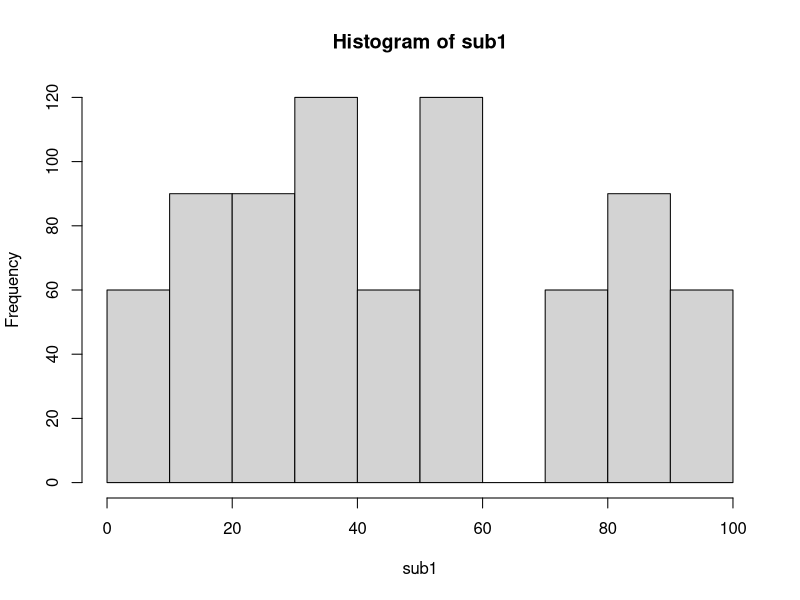
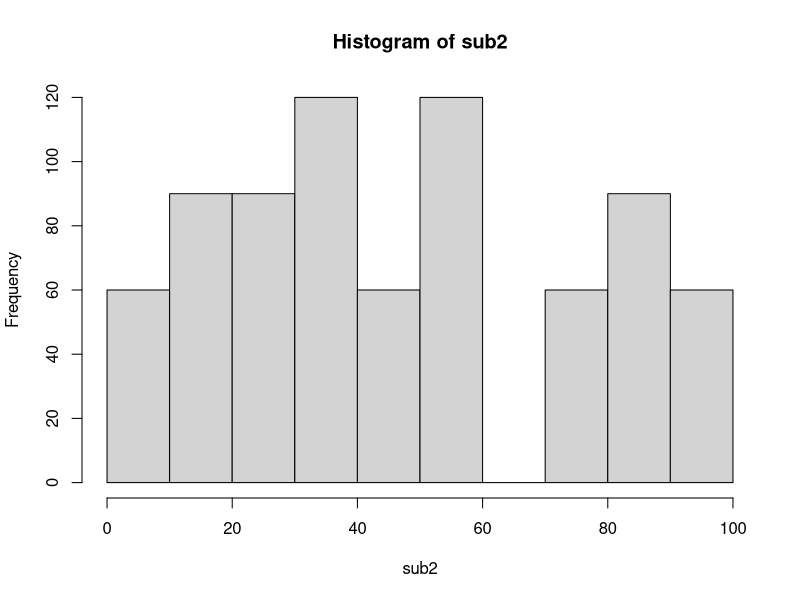
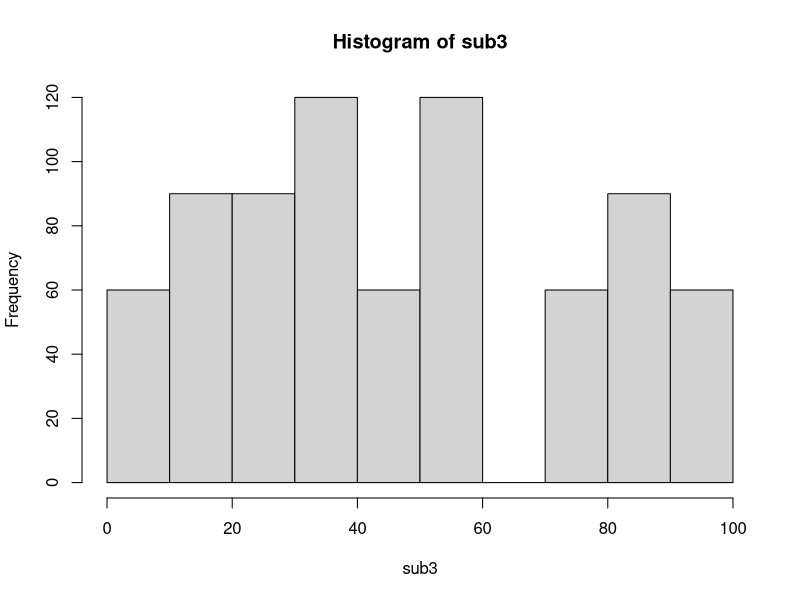
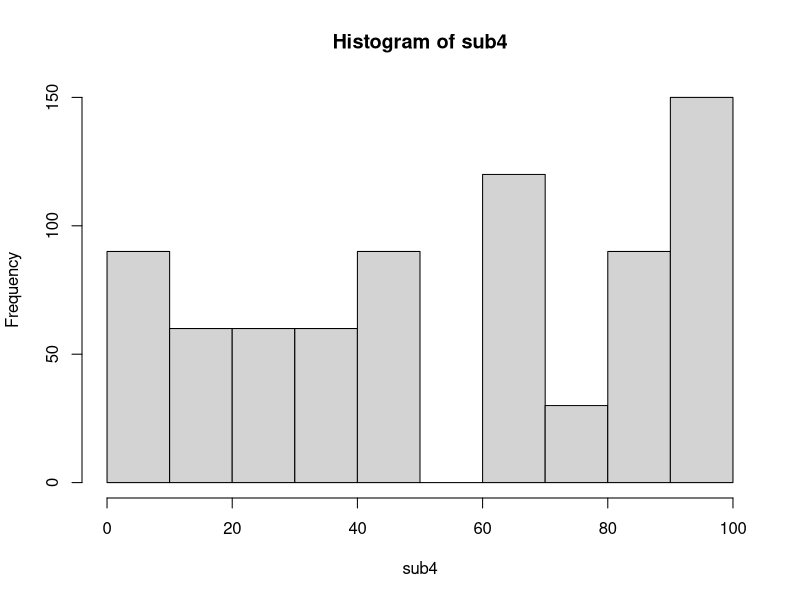
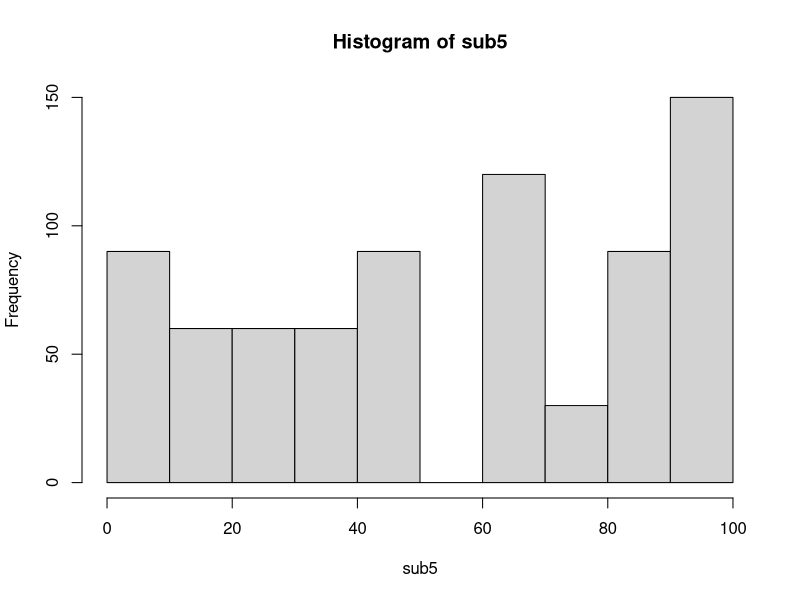
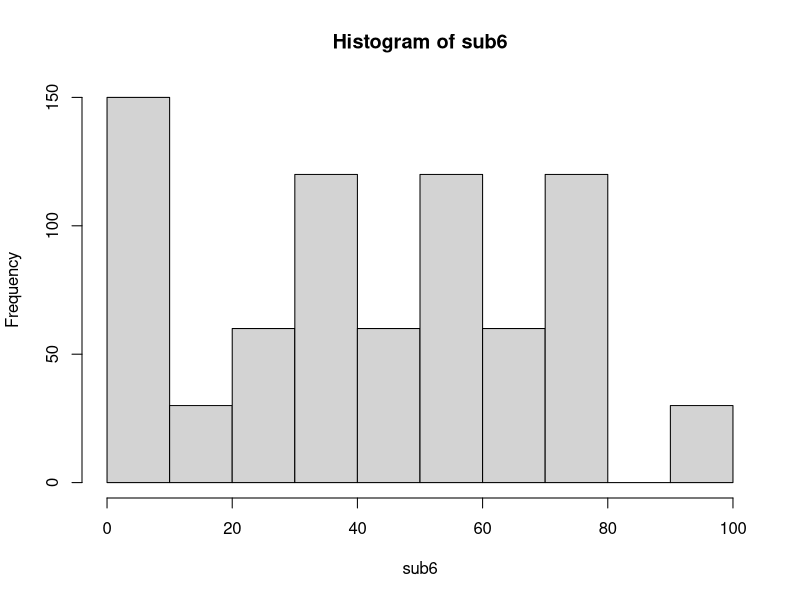
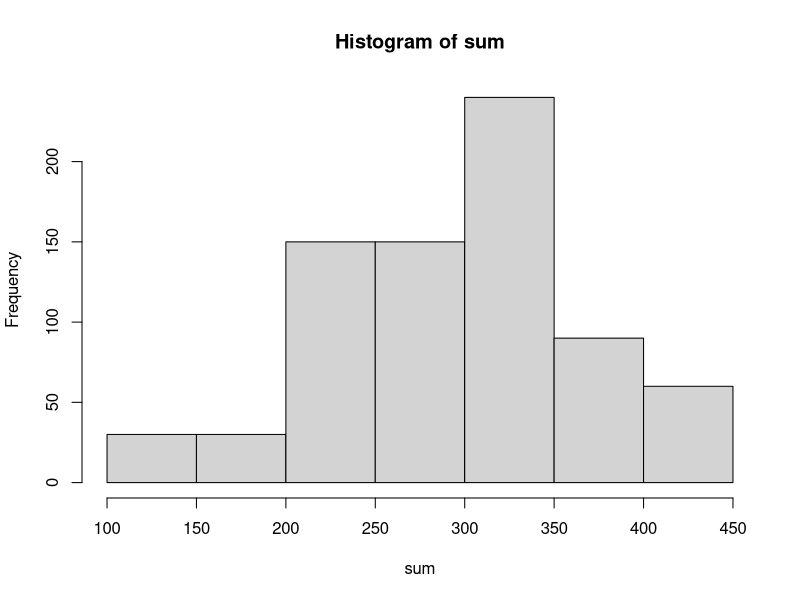

The R script that drew these images, in order:
# Task: Generate Random number for 750 students of 6 subjects using LCM 
#X(i+1)=(a*X(i)+c)%%m
a=56
c=1
m=101
lcg<-function(x,n)
{
  numbers<-vector(length=n)
  for(i in 1:n)
  {
    x=(a*x+c)%%m
    numbers[i]=x
  }
  return(numbers)
  
}
sub1<-lcg(88,750)
sub2<-lcg(56,750)
sub3<-lcg(32,750)
sub4<-lcg(89,750)
sub5<-lcg(99,750)
sub6<-lcg(77,750)

print(sub1)
print(sub2)
print(sub3)
print(sub4)
print(sub5)
print(sub6)

sum<-sub1+sub2+sub3+sub4+sub5+sub6

hist(sub1)
hist(sub2)
hist(sub3)
hist(sub4)
hist(sub5)
hist(sub6)
hist(sum)

# Task: Find the mean, median and standard deviation of the all the six subjects. 
print(paste("Means of All subjects : ", mean(sub1),mean(sub2),mean(sub3),mean(sub4),mean(sub5),mean(sub6)))
print(paste("Median of All subjects : ", median(sub1),median(sub2),median(sub3),median(sub4),median(sub5),median(sub6)))
print(paste("Standard Deviation of All subjects : ", sd(sub1),sd(sub2),sd(sub3),sd(sub4),sd(sub5),sd(sub6)))


all_marks <- matrix(nrow=750, ncol=6)
all_marks[1,] = c(89, 34, 99, 100, 78, 88)
a <- 44
c <- 89
m <- 101
for(i in 2:750){
  new_z <- (all_marks[i-1,]*a + c)%%m
  all_marks[i,] = new_z
}
sorted_marks <- sort(all_marks)

outlier<-function(data)
{
  q<-as.numeric(quantile(data))
  IQR=q[4]-q[2]
  min=q[2]-1.5*IQR
  max=q[4]+1.5*IQR
  for(val in data)
  {
    #print(val>max)
    if(val<min || val>max)
    {
      print("Outlier")
      print(val)
    }
  }
  return("Done")
}

outlier(all_marks)
outlier(sorted_marks)
